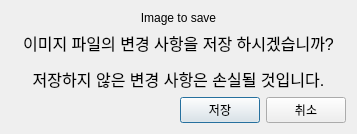
<?xml version="1.0" encoding="UTF-8"?>
<ui version="4.0">
 <class>askSaveDialog</class>
 <widget class="QDialog" name="askSaveDialog">
  <property name="geometry">
   <rect>
    <x>0</x>
    <y>0</y>
    <width>357</width>
    <height>117</height>
   </rect>
  </property>
  <property name="windowTitle">
   <string>이미지를 저장하시겠습니까?</string>
  </property>
  <layout class="QGridLayout" name="gridLayout">
   <item row="0" column="0">
    <layout class="QVBoxLayout" name="verticalLayout">
     <item>
      <widget class="QLabel" name="imageToSaveLabel">
       <property name="text">
        <string>Image to save</string>
       </property>
       <property name="alignment">
        <set>Qt::AlignCenter</set>
       </property>
      </widget>
     </item>
     <item>
      <widget class="QLabel" name="label">
       <property name="text">
        <string>&lt;html&gt;&lt;head/&gt;&lt;body&gt;&lt;p align=&quot;center&quot;&gt;&lt;span style=&quot; font-size:12pt;&quot;&gt;이미지 파일의 변경 사항을 저장 하시겠습니까?&lt;/span&gt;&lt;/p&gt;&lt;p align=&quot;center&quot;&gt;&lt;span style=&quot; font-size:12pt;&quot;&gt;저장하지 않은 변경 사항은 손실될 것입니다.&lt;/span&gt;&lt;/p&gt;&lt;/body&gt;&lt;/html&gt;</string>
       </property>
       <property name="alignment">
        <set>Qt::AlignCenter</set>
       </property>
      </widget>
     </item>
    </layout>
   </item>
   <item row="1" column="0">
    <layout class="QHBoxLayout" name="horizontalLayout">
     <item>
      <spacer name="horizontalSpacer">
       <property name="orientation">
        <enum>Qt::Horizontal</enum>
       </property>
       <property name="sizeHint" stdset="0">
        <size>
         <width>40</width>
         <height>20</height>
        </size>
       </property>
      </spacer>
     </item>
     <item>
      <widget class="QPushButton" name="saveButton">
       <property name="maximumSize">
        <size>
         <width>80</width>
         <height>16777215</height>
        </size>
       </property>
       <property name="text">
        <string>저장</string>
       </property>
       <property name="checkable">
        <bool>false</bool>
       </property>
       <property name="checked">
        <bool>false</bool>
       </property>
      </widget>
     </item>
     <item>
      <widget class="QPushButton" name="cacelButton">
       <property name="maximumSize">
        <size>
         <width>80</width>
         <height>16777215</height>
        </size>
       </property>
       <property name="text">
        <string>취소</string>
       </property>
      </widget>
     </item>
    </layout>
   </item>
  </layout>
 </widget>
 <resources/>
 <connections/>
</ui>
